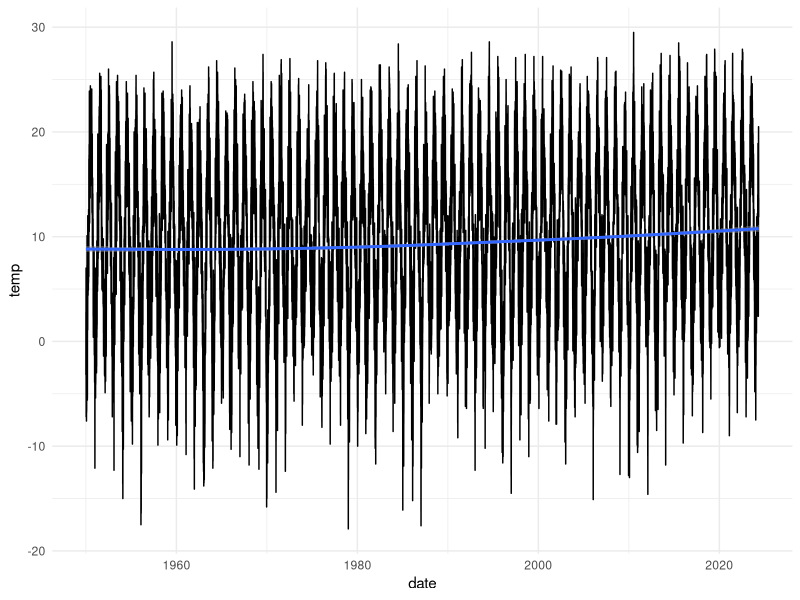
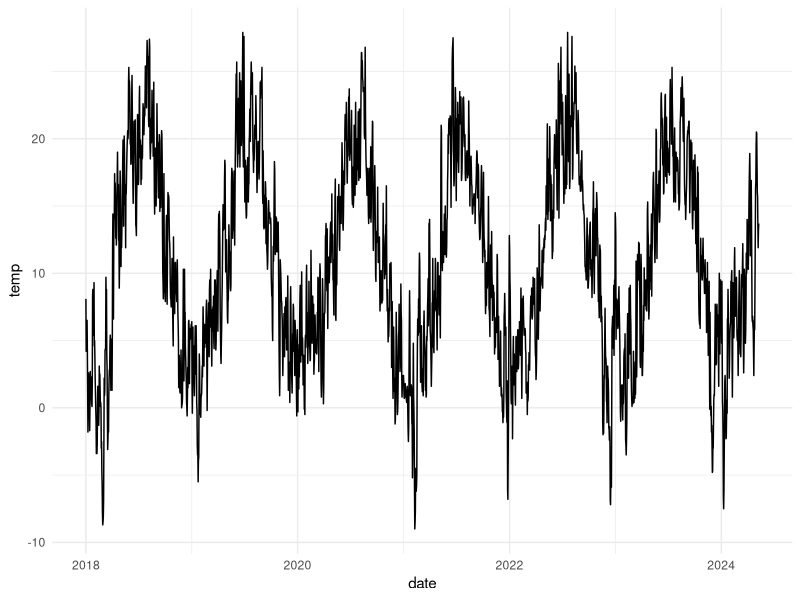
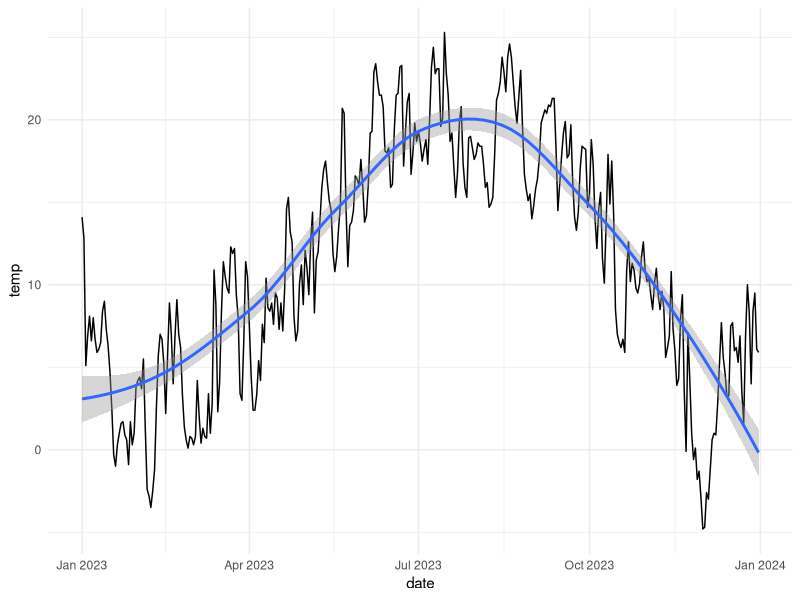

Reproduce these figures in R, in order.
## ---- chunk 1
knitr::opts_chunk$set(echo = TRUE)
## ---- chunk 2
library(dplyr)
library(ggplot2)

theme_set(theme_minimal())
## ---- chunk 3
raw_hist <- read.delim('data/produkt_klima_tag_19500101_20221231_00403.txt', sep = ';')
head(raw_hist)
## ---- chunk 4
raw_pres <- read.delim('data/produkt_klima_tag_20221107_20240509_00403.txt', sep = ';')
head(raw_pres)
## ---- chunk 5
meas <- bind_rows(raw_hist, raw_pres) |>
    select(date = MESS_DATUM, temp = TMK) |>
    mutate(date = as.POSIXct(strptime(date, "%Y%m%d")),
           year = as.integer(as.numeric(format(date, "%Y")))) |>
    distinct(date, .keep_all = TRUE)
rm(raw_hist, raw_pres)
stopifnot(all(count(meas, date)$n == 1))
head(meas)
## ---- chunk 6
ggplot(meas, aes(date, temp)) +
    geom_line() +
    geom_smooth(method = "gam")
## ---- chunk 7
filter(meas, year >= 2018) |>
    ggplot(aes(date, temp)) +
        geom_line()
## ---- chunk 8
filter(meas, year == 2023) |>
    ggplot(aes(date, temp)) +
        geom_line() +
        geom_smooth()
